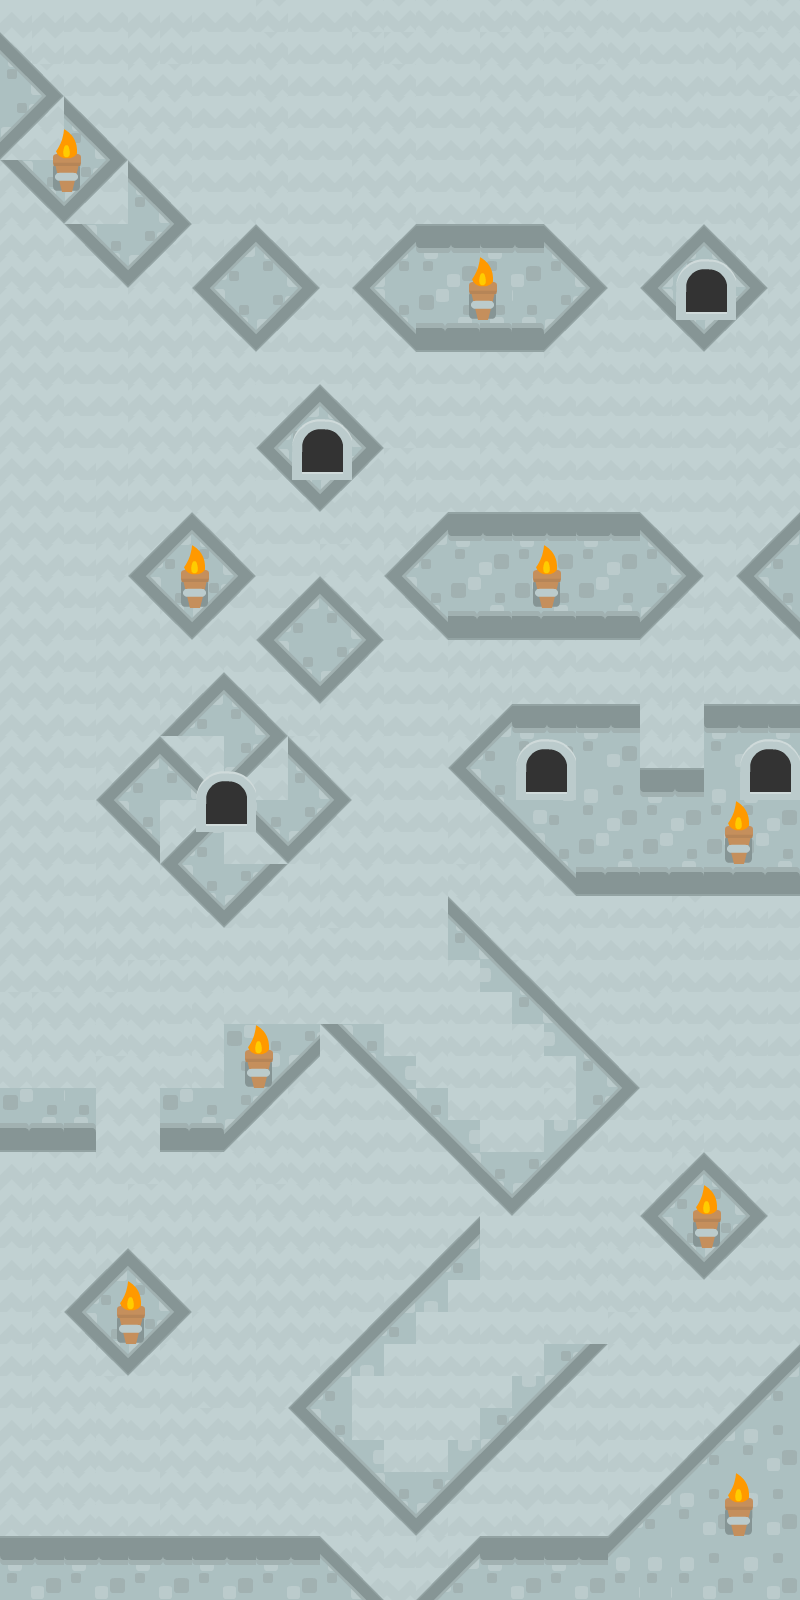

A 2D game scene composited from a Tiled map and its tileset images. What follows is a short description and the map's XML, with each tile layer's data collapsed to a summary:
An orthogonal 25x50 tile map with 32x32 px tiles, 3 tile layers (dirt, Tile Layer 1, ActuallyNoClip), 12 tilesets.

<map version="1.8" tiledversion="1.8.2" orientation="orthogonal" renderorder="right-down" width="25" height="50" tilewidth="32" tileheight="32" infinite="0" nextlayerid="6" nextobjectid="1">
 <editorsettings>
  <export target="../baseMap.tmx" format="tmx" />
 </editorsettings>
 <tileset firstgid="1" source="../Tiles/castleCenter.tsx" />
 <tileset firstgid="5" source="../Tiles/castleHillLeft.tsx" />
 <tileset firstgid="9" name="castleHillRight" tilewidth="32" tileheight="32" tilecount="4" columns="2">
  <image source="../Tiles/castleHillRight.png" width="70" height="70" />
 </tileset>
 <tileset firstgid="13" source="../Tiles/castle.tsx" />
 <tileset firstgid="17" source="../Tiles/castleMid.tsx" />
 <tileset firstgid="21" source="../Tiles/dirtCenter.tsx" />
 <tileset firstgid="25" source="../Tiles/castleHillRight.tsx" />
 <tileset firstgid="29" source="../Tiles/castleCenter_rounded.tsx" />
 <tileset firstgid="33" source="../Tiles/tochLit.tsx" />
 <tileset firstgid="37" source="castleHillLeft2.tsx" />
 <tileset firstgid="41" source="castleHillRight2.tsx" />
 <tileset firstgid="45" source="window.tsx" />
 <layer id="4" name="dirt" width="25" height="50">
  <data>[1250 cells, 1250 non-empty, 4 distinct tile ids]</data>
 </layer>
 <layer id="1" name="Tile Layer 1" width="25" height="50">
  <data>[1250 cells, 495 non-empty, 20 distinct tile ids]</data>
 </layer>
 <layer id="3" name="ActuallyNoClip" width="25" height="50">
  <data>[1250 cells, 56 non-empty, 8 distinct tile ids]</data>
 </layer>
</map>
